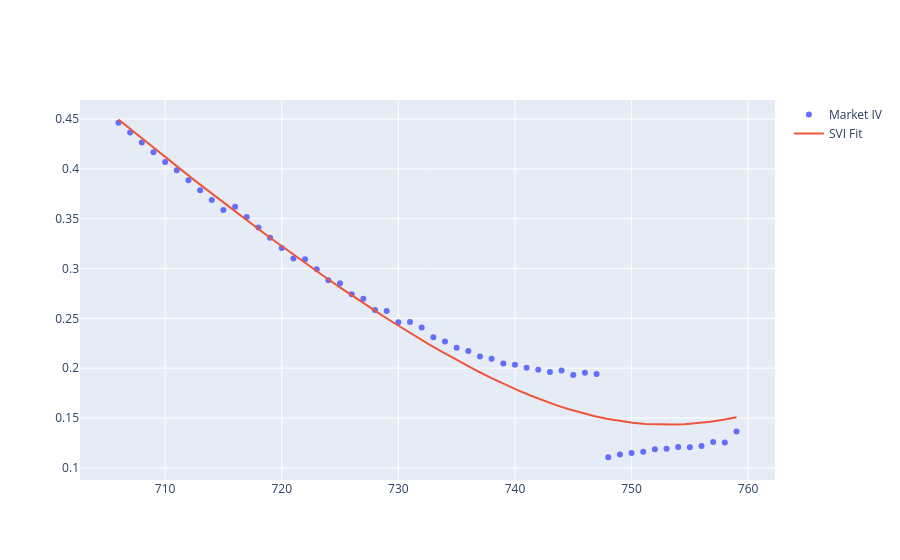
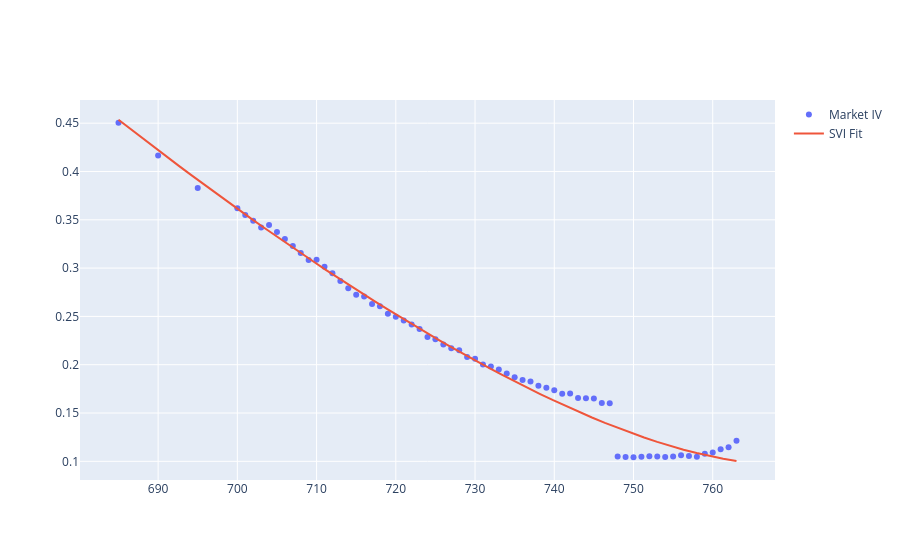
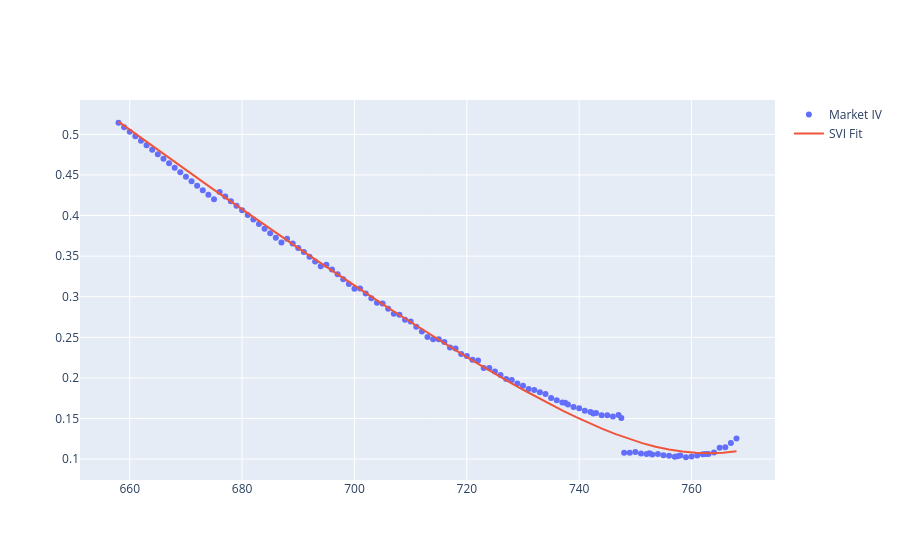
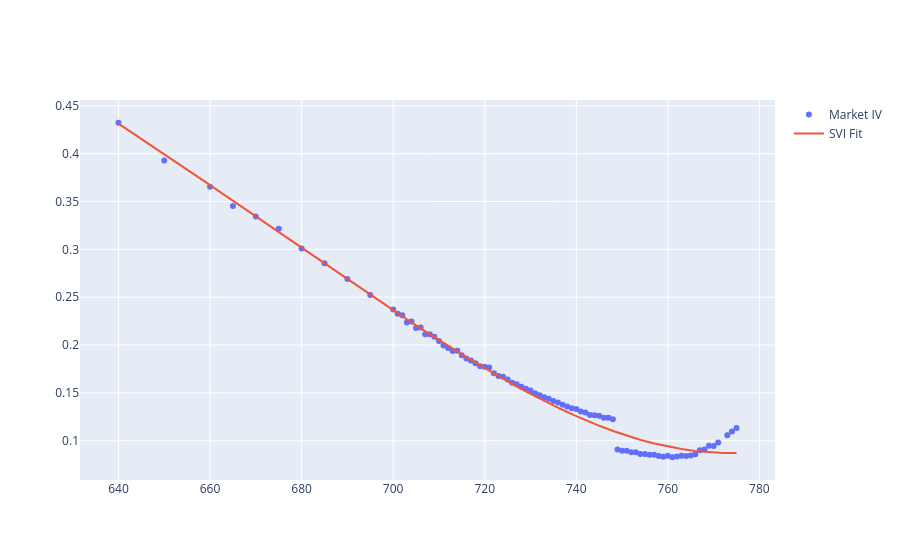

Notebook code cell kept with these figures, in order:
### Markdown cell above
# Calibrate SVI slices to each option chain (expiry)

### Code cell
def prepare_svi_slice(expiry, raw_data):
    """Prepare a single expiry slice for SVI calibration."""
    T = compute_time_to_expiry(expiry)
    forward = spot * np.exp((R - Q) * T)

    # Compute IVs for ALL options first
    all_ops = raw_data["calls"] + raw_data["puts"]
    for opt in all_ops:
        if opt.mid > 0 and opt.bid > 0 and opt.ask > 0:
            iv = implied_volatility(opt.mid, spot, opt.strike, T, R, Q, opt.option_type)
            if not np.isnan(iv):
                opt.implied_vol = iv

    # Filter OTM (using our utility)
    strikes, ivs = filter_otm_for_calibration(all_ops, spot, T, R, Q, max_spread_pct=0.5)

    if len(strikes) < 5:
        print(f"⚠️  {expiry}: Only {len(strikes)} OTM options found. Skipping.")
        return None

    # Calibrate Raw SVI to get a clean theta (a in SVI = ATM total variance)
    result = fit_svi_smile(strikes, ivs, T, forward, r=R, q=Q)

    if not result.success:
        print(f"❌ {expiry}: SVI calibration failed. Error message: {result.message}")
        return None

    a, b, rho, m, sigma = result.params
    theta = svi_total_variance(0, a, b, rho, m, sigma) # ATM variance is equal to the total variance at k=0

    # Compute log-moneyness for SSVI input
    k = np.log(strikes / forward)

    # Visualize fit
    k_grid = np.linspace(min(k), max(k), 50)
    iv_svi = svi_iv(k_grid, a, b, rho, m, sigma, T)
    strike_grid = np.exp(k_grid) * forward
    fig = go.Figure()
    fig.add_trace(go.Scatter(x=strikes, y=ivs, mode='markers', name='Market IV'))
    fig.add_trace(go.Scatter(x=strike_grid, y=iv_svi, mode='lines', name='SVI Fit'))
    fig.show()

    # Return
    return {
        "expiry": expiry,
        "T": T,
        "forward": forward,
        "strikes": strikes,
        "ivs": ivs,
        "k": k,
        "theta": theta,
        "svi_params": result.params,
    }

# Prepare slices using helper function
svi_slices = []
for exp, raw in raw_chains.items():
    slice_data = prepare_svi_slice(exp, raw)
    if slice_data is not None:
        svi_slices.append(slice_data)

print(f"\n✅ Successfully prepared {len(svi_slices)} SVI slices.")
